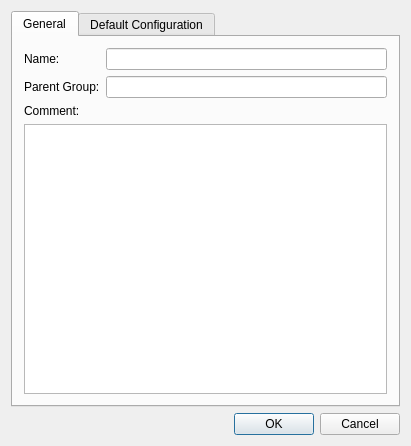
<?xml version="1.0" encoding="UTF-8"?>
<ui version="4.0">
 <class>ComputerGroupDialog</class>
 <widget class="QDialog" name="ComputerGroupDialog">
  <property name="windowModality">
   <enum>Qt::WindowModality::WindowModal</enum>
  </property>
  <property name="geometry">
   <rect>
    <x>0</x>
    <y>0</y>
    <width>411</width>
    <height>446</height>
   </rect>
  </property>
  <property name="windowTitle">
   <string>Computer Group Properties</string>
  </property>
  <layout class="QVBoxLayout" name="verticalLayout_5">
   <item>
    <widget class="QTabWidget" name="tabWidget">
     <property name="currentIndex">
      <number>0</number>
     </property>
     <widget class="QWidget" name="tab_general">
      <attribute name="title">
       <string>General</string>
      </attribute>
      <layout class="QVBoxLayout" name="verticalLayout_4">
       <item>
        <layout class="QHBoxLayout" name="horizontalLayout">
         <item>
          <layout class="QVBoxLayout" name="verticalLayout_2">
           <item>
            <widget class="QLabel" name="label_name">
             <property name="text">
              <string>Name:</string>
             </property>
            </widget>
           </item>
           <item>
            <widget class="QLabel" name="label_parent_name">
             <property name="text">
              <string>Parent Group:</string>
             </property>
            </widget>
           </item>
          </layout>
         </item>
         <item>
          <layout class="QVBoxLayout" name="verticalLayout_3">
           <item>
            <widget class="QLineEdit" name="edit_name">
             <property name="maxLength">
              <number>64</number>
             </property>
            </widget>
           </item>
           <item>
            <widget class="QLineEdit" name="edit_parent_name">
             <property name="maxLength">
              <number>64</number>
             </property>
             <property name="readOnly">
              <bool>true</bool>
             </property>
            </widget>
           </item>
          </layout>
         </item>
        </layout>
       </item>
       <item>
        <layout class="QVBoxLayout" name="verticalLayout">
         <item>
          <widget class="QLabel" name="label_comment">
           <property name="text">
            <string>Comment:</string>
           </property>
          </widget>
         </item>
         <item>
          <widget class="QPlainTextEdit" name="edit_comment"/>
         </item>
        </layout>
       </item>
      </layout>
     </widget>
     <widget class="QWidget" name="tab_config">
      <attribute name="title">
       <string>Default Configuration</string>
      </attribute>
      <layout class="QVBoxLayout" name="verticalLayout_6">
       <item>
        <widget class="QSplitter" name="splitter">
         <property name="styleSheet">
          <string notr="true">QSplitter::handle {
background-color: transparent;
}</string>
         </property>
         <property name="orientation">
          <enum>Qt::Orientation::Horizontal</enum>
         </property>
         <property name="childrenCollapsible">
          <bool>false</bool>
         </property>
         <widget class="QTreeWidget" name="tree_category">
          <property name="sizePolicy">
           <sizepolicy hsizetype="Expanding" vsizetype="Expanding">
            <horstretch>0</horstretch>
            <verstretch>0</verstretch>
           </sizepolicy>
          </property>
          <property name="showDropIndicator" stdset="0">
           <bool>false</bool>
          </property>
          <property name="selectionBehavior">
           <enum>QAbstractItemView::SelectionBehavior::SelectItems</enum>
          </property>
          <property name="rootIsDecorated">
           <bool>false</bool>
          </property>
          <property name="expandsOnDoubleClick">
           <bool>false</bool>
          </property>
          <attribute name="headerVisible">
           <bool>false</bool>
          </attribute>
          <column>
           <property name="text">
            <string notr="true"/>
           </property>
          </column>
         </widget>
         <widget class="QWidget" name="widget" native="true">
          <property name="sizePolicy">
           <sizepolicy hsizetype="Preferred" vsizetype="Preferred">
            <horstretch>1</horstretch>
            <verstretch>0</verstretch>
           </sizepolicy>
          </property>
         </widget>
        </widget>
       </item>
      </layout>
     </widget>
    </widget>
   </item>
   <item>
    <widget class="QDialogButtonBox" name="button_box">
     <property name="standardButtons">
      <set>QDialogButtonBox::StandardButton::Cancel|QDialogButtonBox::StandardButton::Ok</set>
     </property>
    </widget>
   </item>
  </layout>
 </widget>
 <layoutdefault spacing="6" margin="11"/>
 <resources/>
 <connections/>
</ui>
